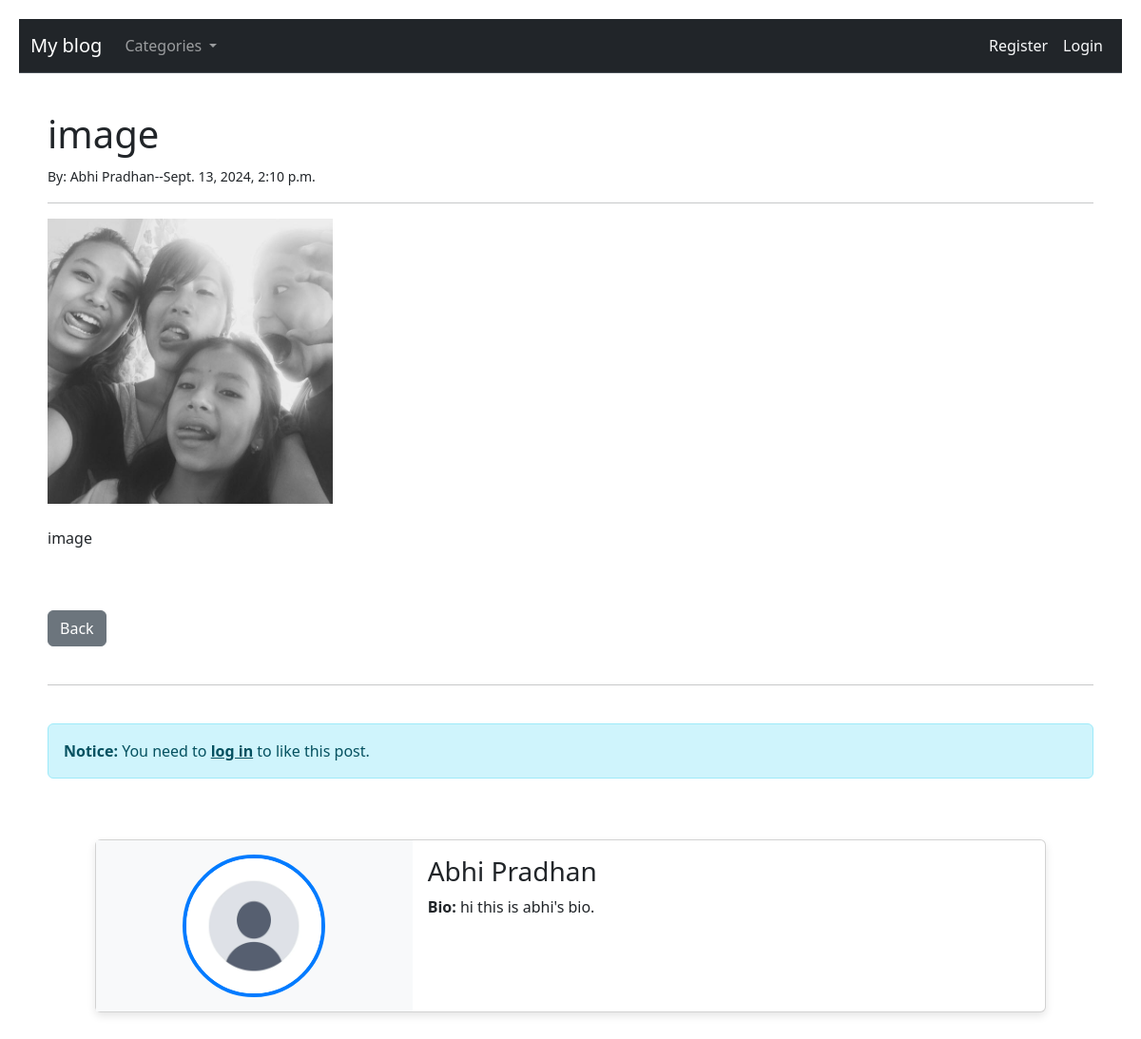
Page /article/22 on the committed database.
### theblog/models.py (models this page shows, shortened)
class Post(models.Model):
    title = models.CharField(max_length=255)
    header_image = models.ImageField(null=True,blank=True,upload_to="images/")
    author = models.ForeignKey(User, on_delete=models.CASCADE)
    category = models.CharField(max_length=255,default="defaut category")
    body = RichTextField(blank=True,null=True)
    snippet = models.CharField(max_length=255,default="this is default snippet")
    post_date = models.DateTimeField(auto_now_add=True)
    likes = models.ManyToManyField(User,related_name='blog_posts')
    def total_likes(self):
        return self.likes.count()

class Profile(models.Model):
    user = models.OneToOneField(User, null=True, on_delete=models.CASCADE )
    bio = models.TextField()
    profile_pic = models.ImageField(null=True,blank=True,upload_to="images/profile/")
    facebook_url = models.CharField(null=True,blank=True,max_length=255)
    instagram_url = models.CharField(null=True,blank=True,max_length=255)
    X_url = models.CharField(null=True,blank=True,max_length=255)
    linkedin_url = models.CharField(null=True,blank=True,max_length=255)

### theblog/views.py (the view)
# urls.py: path('article/<int:pk>',ArticleDetail.as_view(),name ="article-detail"),
class ArticleDetail(DetailView):
    model = Post
    template_name = 'article_detail.html'
    def get_context_data(self, *args,**kwargs) :
        cat_menu = Category.objects.all()
        context = super().get_context_data(*args,**kwargs)
        stuff = get_object_or_404(Post, id=self.kwargs['pk'])
        total_likes = stuff.total_likes()
        liked = False
        if stuff.likes.filter(id=self.request.user.id).exists():
            liked = True
        context["cat_menu"] = cat_menu
        context["total_likes"] = total_likes
        context["liked"]=liked
        return context

### theblog/models.py (called while the page is built)
    def __str__(self):
        return self.name

### theblog/templates/article_detail.html (shortened to what this page needs)
{% extends "base.html" %}
{% load static %}
{%block content%}
<h1>{{post.title}}</h1>
<small>By: {{post.author.first_name}} {{post.author.last_name}}--{{post.post_date}}</small>
<hr>
{%if post.header_image%}
<img src={{post.header_image.url}} style="width: 300px; height: auto;">
<br><br>
{%endif%}
{{post.body|safe}}
<br><br>
<a href="{% url 'home' %}"class="btn btn-secondary">Back</a>
<br><br>
<hr>
<br>
{% if user.is_authenticated %}
<form action="{% url 'like_post' post.pk %}" method="POST">
    {% csrf_token %}
    {% if liked %}
    <button type="submit" name="post_id" value="{{ post.id }}" class="btn btn-danger btn-sm">Unlike</button>
    {%else%}
    <button type="submit" name="post_id" value="{{ post.id }}" class="btn btn-primary btn-sm">Like</button>
    {% endif %}
    ---{{total_likes}}likes
</form>
{% else %}
<div class="alert alert-info" role="alert">
    <strong>Notice:</strong> You need to <a href="{% url 'login' %}" class="alert-link">log in</a> to like this post.
</div>
{% endif %}
<br><br>
<div class="card mb-3 mx-auto" style="max-width: 1000px; box-shadow: 0 4px 8px rgba(0, 0, 0, 0.1);">
    <div class="row g-0 h-100">
        <div class="col-md-4 d-flex align-items-center justify-content-center bg-light" style="padding: 15px;">
            {% if post.author.profile.profile_pic %}
                <a href="{% url 'profile' post.author.profile.id %}">
                    <img src="{{ post.author.profile.profile_pic.url }}" class="rounded-circle" style="width: 150px; height: 150px; object-fit: cover; border: 4px solid #007bff;">
                </a>
            {% else %}
                <a href="{% url 'profile' post.author.profile.id %}">
                    <img src="{% static 'theblog/images/user-profile-icon-vector-avatar-600nw-2247726673.webp' %}" class="rounded-circle" style="width: 150px; height: 150px; object-fit: cover; border: 4px solid #007bff;">
                </a>
            {% endif %}
        </div>
        <div class="col-md-8">
            <div class="card-body">
                <h3 class="card-title">{{ post.author.first_name }} {{ post.author.last_name }}</h3>
                <p class="card-text"><strong>Bio:</strong> {{ post.author.profile.bio }}</p>
            </div>
        </div>
    </div>
</div>
{%endblock content%}

### theblog/templates/base.html (style rules this page uses)
body { padding: 20px; }

### rows in the picture
Post: title "image", author.first_name "Abhi", author.last_name "Pradhan", post_date "Sept. 13, 2024, 2:10 p.m.", header_image (picture), body "image", author.profile.bio "hi this is abhi's bio."
